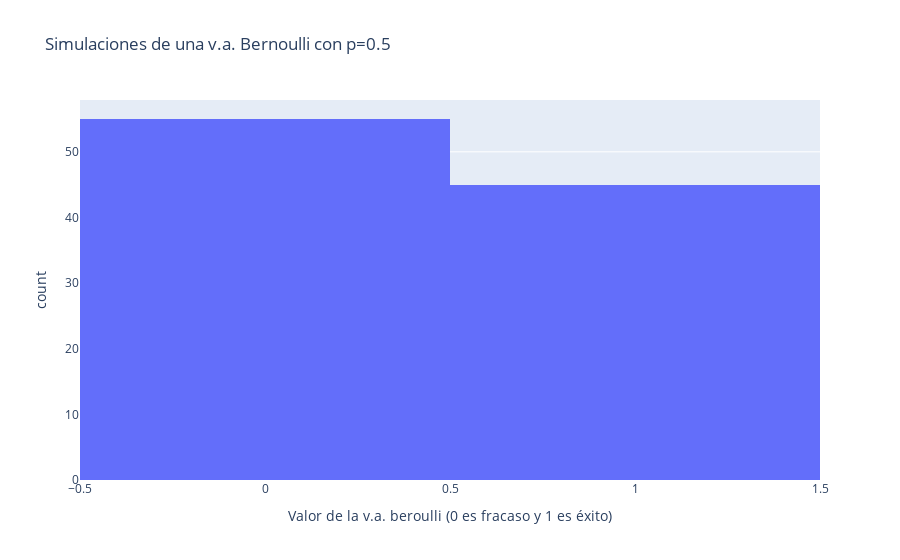

Source (notebook cell):
### Code cell
import plotly.express as px #para visualizacion interactiva
px.histogram(simulaciones, x= simulaciones, nbins=2, #porque es bernoulli
                title="Simulaciones de una v.a. Bernoulli con p=0.5",
                labels={"x":"Valor de la v.a. beroulli (0 es fracaso y 1 es éxito)"})

### Figure 1 — Plotly figure (JSON) as saved in the notebook; plotly's stock layout.template omitted (floating-point values rounded to 4 significant figures)
{"data": [{"alignmentgroup": "True", "bingroup": "x", "hovertemplate": "Valor de la v.a. beroulli (0 es fracaso y 1 es éxito)=%{x}<br>count=%{y}<extra></extra>", "legendgroup": "", "marker": {"color": "#636efa", "pattern": {"shape": ""}}, "name": "", "nbinsx": 2, "offsetgroup": "", "orientation": "v", "showlegend": false, "type": "histogram", "x": [0, 1, 1, 1, 0, 0, 1, 1, 1, 0, 0, 0, 0, 1, 0, 0, 1, 1, 0, 1, 1, 1, 0, 0, 0, 0, 0, 1, 1, 0, 0, 0, 1, 0, 1, 0, 1, 1, 0, 0, 0, 0, 0, 0, 0, 0, 0, 0, 0, 0, 1, 1, 0, 0, 1, 0, 0, 0, 1, 1, 0, 1, 0, 0, 0, 1, 0, 0, 1, 1, 1, 1, 1, 1, 0, 0, 0, 1, 0, 0, 1, 0, 1, 0, 1, 0, 1, 1, 1, 1, 1, 1, 1, 1, 0, 0, 1, 1, 0, 0], "xaxis": "x", "yaxis": "y"}], "layout": {"barmode": "relative", "legend": {"tracegroupgap": 0}, "title": {"text": "Simulaciones de una v.a. Bernoulli con p=0.5"}, "xaxis": {"anchor": "y", "domain": [0, 1], "title": {"text": "Valor de la v.a. beroulli (0 es fracaso y 1 es éxito)"}}, "yaxis": {"anchor": "x", "domain": [0, 1], "title": {"text": "count"}}}}
